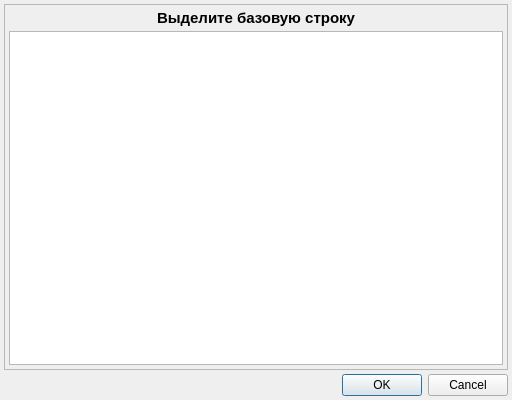
<?xml version="1.0" encoding="UTF-8"?>
<ui version="4.0">
 <class>CorrectBaseLineDialog</class>
 <widget class="QDialog" name="CorrectBaseLineDialog">
  <property name="geometry">
   <rect>
    <x>0</x>
    <y>0</y>
    <width>512</width>
    <height>400</height>
   </rect>
  </property>
  <property name="windowTitle">
   <string>Внимание!</string>
  </property>
  <layout class="QGridLayout" name="gridLayout">
   <property name="margin">
    <number>4</number>
   </property>
   <property name="spacing">
    <number>4</number>
   </property>
   <item row="0" column="0" colspan="2">
    <widget class="QScrollArea" name="scrollArea">
     <property name="widgetResizable">
      <bool>true</bool>
     </property>
     <widget class="QWidget" name="scrollAreaWidgetContents">
      <property name="geometry">
       <rect>
        <x>0</x>
        <y>0</y>
        <width>498</width>
        <height>353</height>
       </rect>
      </property>
      <layout class="QGridLayout" name="gridLayout_2">
       <property name="margin">
        <number>4</number>
       </property>
       <property name="spacing">
        <number>4</number>
       </property>
       <item row="0" column="0">
        <widget class="QLabel" name="lblNameTitle">
         <property name="font">
          <font>
           <pointsize>11</pointsize>
           <weight>75</weight>
           <bold>true</bold>
          </font>
         </property>
         <property name="text">
          <string>Выделите базовую строку</string>
         </property>
         <property name="alignment">
          <set>Qt::AlignCenter</set>
         </property>
         <property name="wordWrap">
          <bool>true</bool>
         </property>
        </widget>
       </item>
       <item row="1" column="0">
        <widget class="QListWidget" name="tblSelectBaseLine">
         <property name="sizePolicy">
          <sizepolicy hsizetype="Expanding" vsizetype="Expanding">
           <horstretch>0</horstretch>
           <verstretch>2</verstretch>
          </sizepolicy>
         </property>
        </widget>
       </item>
      </layout>
     </widget>
    </widget>
   </item>
   <item row="1" column="0" colspan="2">
    <widget class="QDialogButtonBox" name="btnOkCancel">
     <property name="orientation">
      <enum>Qt::Horizontal</enum>
     </property>
     <property name="standardButtons">
      <set>QDialogButtonBox::Cancel|QDialogButtonBox::Ok</set>
     </property>
     <property name="centerButtons">
      <bool>false</bool>
     </property>
    </widget>
   </item>
  </layout>
 </widget>
 <resources/>
 <connections>
  <connection>
   <sender>btnOkCancel</sender>
   <signal>accepted()</signal>
   <receiver>CorrectBaseLineDialog</receiver>
   <slot>accept()</slot>
   <hints>
    <hint type="sourcelabel">
     <x>248</x>
     <y>254</y>
    </hint>
    <hint type="destinationlabel">
     <x>157</x>
     <y>274</y>
    </hint>
   </hints>
  </connection>
  <connection>
   <sender>btnOkCancel</sender>
   <signal>rejected()</signal>
   <receiver>CorrectBaseLineDialog</receiver>
   <slot>reject()</slot>
   <hints>
    <hint type="sourcelabel">
     <x>316</x>
     <y>260</y>
    </hint>
    <hint type="destinationlabel">
     <x>286</x>
     <y>274</y>
    </hint>
   </hints>
  </connection>
 </connections>
</ui>
